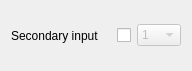
       <widget class="QWidget" name="layoutWidget">
        <property name="geometry">
         <rect>
          <x>60</x>
          <y>170</y>
          <width>182</width>
          <height>71</height>
         </rect>
        </property>
        <layout class="QHBoxLayout" name="horizontalLayout_2">
         <item>
          <widget class="QLabel" name="label_4">
           <property name="minimumSize">
            <size>
             <width>100</width>
             <height>0</height>
            </size>
           </property>
           <property name="maximumSize">
            <size>
             <width>100</width>
             <height>16777215</height>
            </size>
           </property>
           <property name="palette">
            <palette>
             <active>
              <colorrole role="WindowText">
               <brush brushstyle="SolidPattern">
                <color alpha="255">
                 <red>0</red>
                 <green>0</green>
                 <blue>0</blue>
                </color>
               </brush>
              </colorrole>
              <colorrole role="Button">
               <brush brushstyle="SolidPattern">
                <color alpha="255">
                 <red>255</red>
                 <green>255</green>
                 <blue>255</blue>
                </color>
               </brush>
              </colorrole>
              <colorrole role="Light">
               <brush brushstyle="SolidPattern">
                <color alpha="255">
                 <red>255</red>
                 <green>255</green>
                 <blue>255</blue>
                </color>
               </brush>
              </colorrole>
              <colorrole role="Midlight">
               <brush brushstyle="SolidPattern">
                <color alpha="255">
                 <red>255</red>
                 <green>255</green>
                 <blue>255</blue>
                </color>
               </brush>
              </colorrole>
              <colorrole role="Dark">
               <brush brushstyle="SolidPattern">
                <color alpha="255">
                 <red>127</red>
                 <green>127</green>
                 <blue>127</blue>
                </color>
               </brush>
              </colorrole>
              <colorrole role="Mid">
               <brush brushstyle="SolidPattern">
                <color alpha="255">
                 <red>170</red>
                 <green>170</green>
                 <blue>170</blue>
                </color>
               </brush>
              </colorrole>
              <colorrole role="Text">
               <brush brushstyle="SolidPattern">
                <color alpha="255">
                 <red>0</red>
                 <green>0</green>
                 <blue>0</blue>
                </color>
               </brush>
              </colorrole>
              <colorrole role="BrightText">
               <brush brushstyle="SolidPattern">
                <color alpha="255">
                 <red>255</red>
                 <green>255</green>
                 <blue>255</blue>
                </color>
               </brush>
              </colorrole>
              <colorrole role="ButtonText">
               <brush brushstyle="SolidPattern">
                <color alpha="255">
                 <red>0</red>
                 <green>0</green>
                 <blue>0</blue>
                </color>
               </brush>
              </colorrole>
              <colorrole role="Base">
               <brush brushstyle="SolidPattern">
                <color alpha="255">
                 <red>255</red>
                 <green>255</green>
                 <blue>255</blue>
                </color>
               </brush>
              </colorrole>
              <colorrole role="Window">
               <brush brushstyle="SolidPattern">
                <color alpha="255">
                 <red>255</red>
                 <green>255</green>
                 <blue>255</blue>
                </color>
               </brush>
              </colorrole>
              <colorrole role="Shadow">
               <brush brushstyle="SolidPattern">
                <color alpha="255">
                 <red>0</red>
                 <green>0</green>
                 <blue>0</blue>
                </color>
               </brush>
              </colorrole>
              <colorrole role="AlternateBase">
               <brush brushstyle="SolidPattern">
                <color alpha="255">
                 <red>255</red>
                 <green>255</green>
                 <blue>255</blue>
                </color>
               </brush>
              </colorrole>
              <colorrole role="ToolTipBase">
               <brush brushstyle="SolidPattern">
                <color alpha="255">
                 <red>255</red>
                 <green>255</green>
                 <blue>220</blue>
                </color>
               </brush>
              </colorrole>
              <colorrole role="ToolTipText">
               <brush brushstyle="SolidPattern">
                <color alpha="255">
                 <red>0</red>
                 <green>0</green>
                 <blue>0</blue>
                </color>
               </brush>
              </colorrole>
             </active>
             <inactive>
              <colorrole role="WindowText">
               <brush brushstyle="SolidPattern">
                <color alpha="255">
                 <red>0</red>
                 <green>0</green>
                 <blue>0</blue>
                </color>
               </brush>
              </colorrole>
              <colorrole role="Button">
               <brush brushstyle="SolidPattern">
                <color alpha="255">
                 <red>255</red>
                 <green>255</green>
                 <blue>255</blue>
                </color>
               </brush>
              </colorrole>
              <colorrole role="Light">
               <brush brushstyle="SolidPattern">
                <color alpha="255">
                 <red>255</red>
                 <green>255</green>
                 <blue>255</blue>
                </color>
               </brush>
              </colorrole>
              <colorrole role="Midlight">
               <brush brushstyle="SolidPattern">
                <color alpha="255">
                 <red>255</red>
                 <green>255</green>
                 <blue>255</blue>
                </color>
               </brush>
              </colorrole>
              <colorrole role="Dark">
               <brush brushstyle="SolidPattern">
                <color alpha="255">
                 <red>127</red>
                 <green>127</green>
                 <blue>127</blue>
                </color>
               </brush>
              </colorrole>
              <colorrole role="Mid">
               <brush brushstyle="SolidPattern">
                <color alpha="255">
                 <red>170</red>
                 <green>170</green>
                 <blue>170</blue>
                </color>
               </brush>
              </colorrole>
              <colorrole role="Text">
               <brush brushstyle="SolidPattern">
                <color alpha="255">
                 <red>0</red>
                 <green>0</green>
                 <blue>0</blue>
                </color>
               </brush>
              </colorrole>
              <colorrole role="BrightText">
               <brush brushstyle="SolidPattern">
                <color alpha="255">
                 <red>255</red>
                 <green>255</green>
                 <blue>255</blue>
                </color>
               </brush>
              </colorrole>
              <colorrole role="ButtonText">
               <brush brushstyle="SolidPattern">
                <color alpha="255">
                 <red>0</red>
                 <green>0</green>
                 <blue>0</blue>
                </color>
               </brush>
              </colorrole>
              <colorrole role="Base">
               <brush brushstyle="SolidPattern">
                <color alpha="255">
                 <red>255</red>
                 <green>255</green>
                 <blue>255</blue>
                </color>
               </brush>
              </colorrole>
              <colorrole role="Window">
               <brush brushstyle="SolidPattern">
                <color alpha="255">
                 <red>255</red>
                 <green>255</green>
                 <blue>255</blue>
                </color>
               </brush>
              </colorrole>
              <colorrole role="Shadow">
               <brush brushstyle="SolidPattern">
                <color alpha="255">
                 <red>0</red>
                 <green>0</green>
                 <blue>0</blue>
                </color>
               </brush>
              </colorrole>
              <colorrole role="AlternateBase">
               <brush brushstyle="SolidPattern">
                <color alpha="255">
                 <red>255</red>
                 <green>255</green>
                 <blue>255</blue>
                </color>
               </brush>
              </colorrole>
              <colorrole role="ToolTipBase">
               <brush brushstyle="SolidPattern">
                <color alpha="255">
                 <red>255</red>
                 <green>255</green>
                 <blue>220</blue>
                </color>
               </brush>
              </colorrole>
              <colorrole role="ToolTipText">
               <brush brushstyle="SolidPattern">
                <color alpha="255">
                 <red>0</red>
                 <green>0</green>
                 <blue>0</blue>
                </color>
               </brush>
              </colorrole>
             </inactive>
             <disabled>
              <colorrole role="WindowText">
               <brush brushstyle="SolidPattern">
                <color alpha="255">
                 <red>127</red>
                 <green>127</green>
                 <blue>127</blue>
                </color>
               </brush>
              </colorrole>
              <colorrole role="Button">
               <brush brushstyle="SolidPattern">
                <color alpha="255">
                 <red>255</red>
                 <green>255</green>
                 <blue>255</blue>
                </color>
               </brush>
              </colorrole>
              <colorrole role="Light">
               <brush brushstyle="SolidPattern">
                <color alpha="255">
                 <red>255</red>
                 <green>255</green>
                 <blue>255</blue>
                </color>
               </brush>
              </colorrole>
              <colorrole role="Midlight">
               <brush brushstyle="SolidPattern">
                <color alpha="255">
                 <red>255</red>
                 <green>255</green>
                 <blue>255</blue>
                </color>
               </brush>
              </colorrole>
              <colorrole role="Dark">
               <brush brushstyle="SolidPattern">
                <color alpha="255">
                 <red>127</red>
                 <green>127</green>
                 <blue>127</blue>
                </color>
               </brush>
              </colorrole>
              <colorrole role="Mid">
               <brush brushstyle="SolidPattern">
                <color alpha="255">
                 <red>170</red>
                 <green>170</green>
                 <blue>170</blue>
                </color>
               </brush>
              </colorrole>
              <colorrole role="Text">
               <brush brushstyle="SolidPattern">
                <color alpha="255">
                 <red>127</red>
                 <green>127</green>
                 <blue>127</blue>
                </color>
               </brush>
              </colorrole>
              <colorrole role="BrightText">
               <brush brushstyle="SolidPattern">
                <color alpha="255">
                 <red>255</red>
                 <green>255</green>
                 <blue>255</blue>
                </color>
               </brush>
              </colorrole>
              <colorrole role="ButtonText">
               <brush brushstyle="SolidPattern">
                <color alpha="255">
                 <red>127</red>
                 <green>127</green>
                 <blue>127</blue>
                </color>
               </brush>
              </colorrole>
              <colorrole role="Base">
               <brush brushstyle="SolidPattern">
                <color alpha="255">
                 <red>255</red>
                 <green>255</green>
                 <blue>255</blue>
                </color>
               </brush>
              </colorrole>
              <colorrole role="Window">
               <brush brushstyle="SolidPattern">
                <color alpha="255">
                 <red>255</red>
                 <green>255</green>
                 <blue>255</blue>
                </color>
               </brush>
              </colorrole>
              <colorrole role="Shadow">
               <brush brushstyle="SolidPattern">
                <color alpha="255">
                 <red>0</red>
                 <green>0</green>
                 <blue>0</blue>
                </color>
               </brush>
              </colorrole>
              <colorrole role="AlternateBase">
               <brush brushstyle="SolidPattern">
                <color alpha="255">
                 <red>255</red>
                 <green>255</green>
                 <blue>255</blue>
                </color>
               </brush>
              </colorrole>
              <colorrole role="ToolTipBase">
               <brush brushstyle="SolidPattern">
                <color alpha="255">
                 <red>255</red>
                 <green>255</green>
                 <blue>220</blue>
                </color>
               </brush>
              </colorrole>
              <colorrole role="ToolTipText">
               <brush brushstyle="SolidPattern">
                <color alpha="255">
                 <red>0</red>
                 <green>0</green>
                 <blue>0</blue>
                </color>
               </brush>
              </colorrole>
             </disabled>
            </palette>
           </property>
           <property name="text">
            <string>Secondary input</string>
           </property>
          </widget>
         </item>
         <item>
          <widget class="QCheckBox" name="cbSec">
           <property name="enabled">
            <bool>true</bool>
           </property>
           <property name="maximumSize">
            <size>
             <width>20</width>
             <height>20</height>
            </size>
           </property>
           <property name="text">
            <string/>
           </property>
          </widget>
         </item>
         <item>
          <widget class="QComboBox" name="comboBoxSec">
           <property name="enabled">
            <bool>false</bool>
           </property>
           <property name="maximumSize">
            <size>
             <width>50</width>
             <height>16777215</height>
            </size>
           </property>
           <item>
            <property name="text">
             <string>1</string>
            </property>
           </item>
           <item>
            <property name="text">
             <string>13</string>
            </property>
           </item>
           <item>
            <property name="text">
             <string>29</string>
            </property>
           </item>
          </widget>
         </item>
        </layout>
       </widget>
